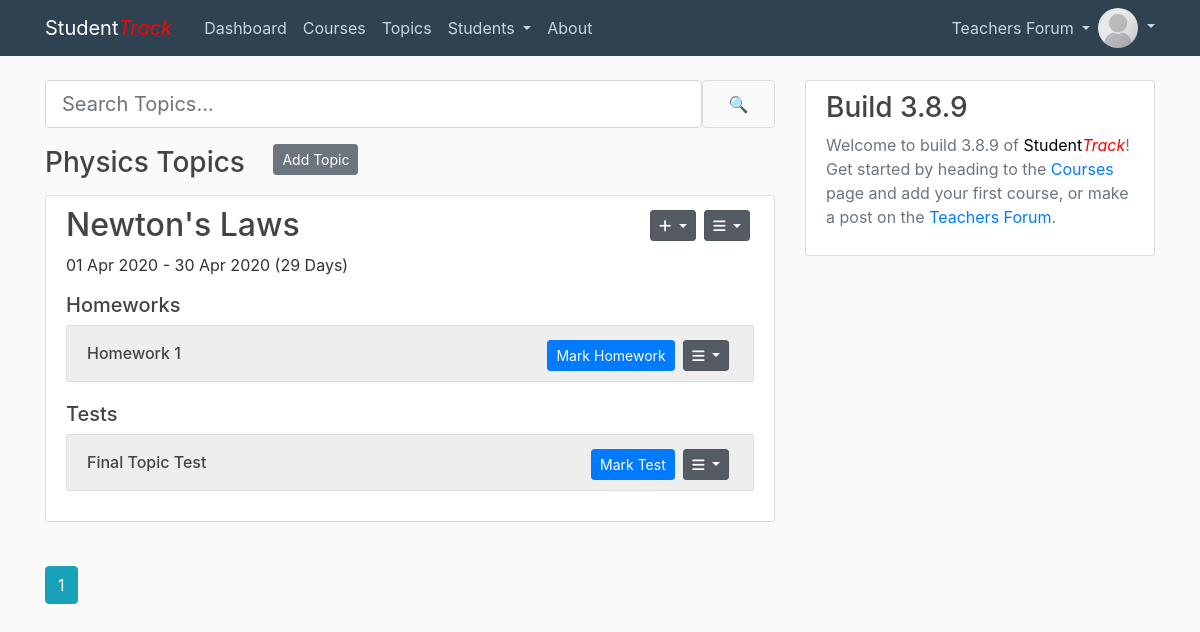
Before: /topics (signed in) with the older database file.
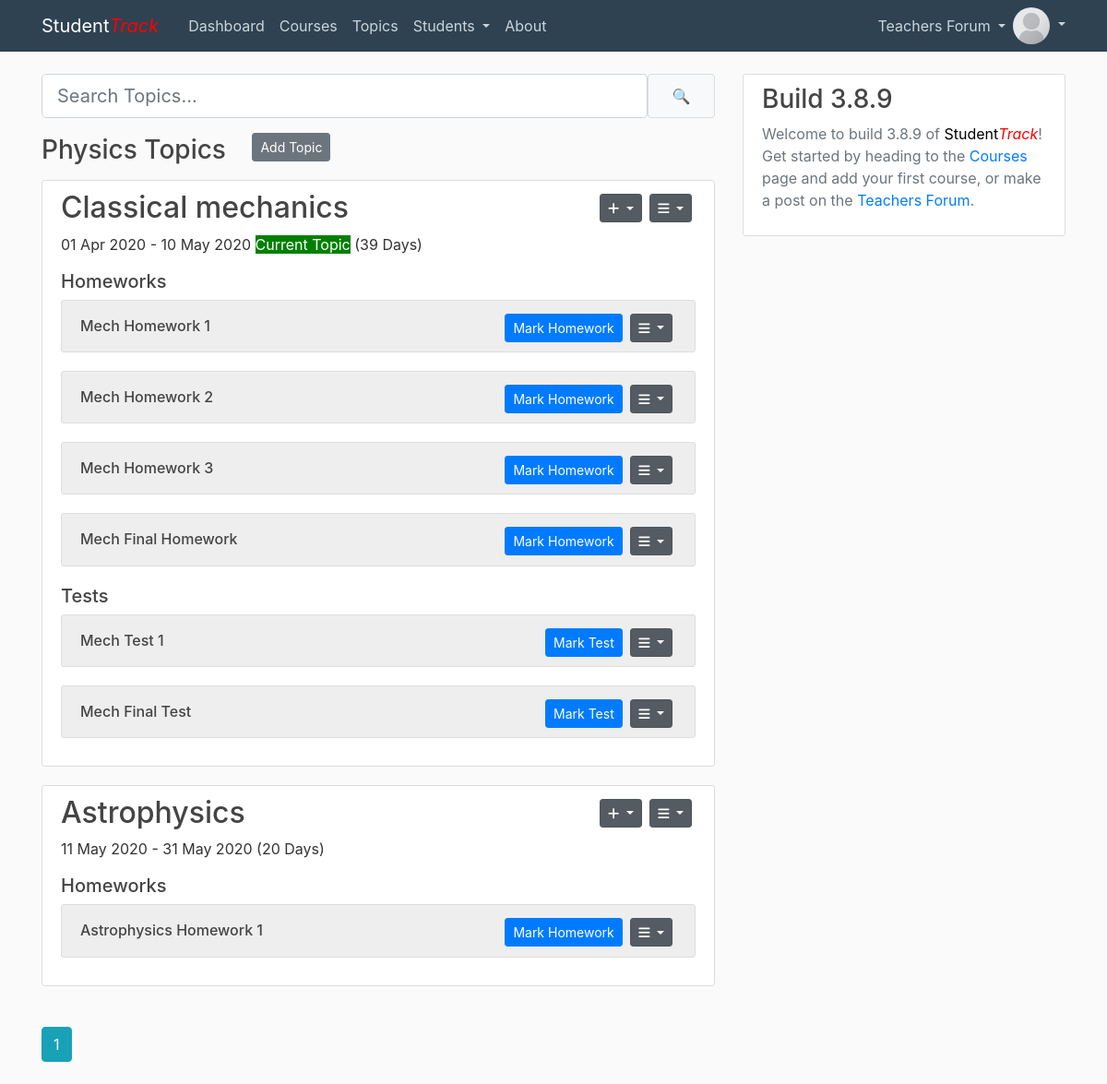
After: the same page with the newer database file.
### projectCode/models.py (models this page shows, shortened)
class User(db.Model, UserMixin):
    id = db.Column(db.Integer, primary_key=True)
    username = db.Column(db.String(20), unique=True, nullable=False)
    email = db.Column(db.String(120), unique=True, nullable=False)
    image_file = db.Column(db.String(20), nullable=False, default='def.png')
    password = db.Column(db.String(60), nullable=False)
    posts = db.relationship('Post', backref='author', lazy=True)
    courses = db.relationship('Course', backref='teacher', lazy=True)
    comments = db.relationship('Comment', backref='commenter', lazy=True)

class Course(db.Model):
    id = db.Column(db.Integer, primary_key=True)
    name = db.Column(db.String(100), nullable=False)
    start_date = db.Column(db.DateTime, default=datetime.utcnow)
    year_num = db.Column(db.Integer, nullable=False)
    grading_system = db.Column(db.String(10), nullable=False)
    user_id = db.Column(db.Integer, db.ForeignKey('user.id'), nullable=False)
    classes = db.relationship('Class', backref='course', lazy=True)
    topics = db.relationship('Topic', backref='course', lazy=True)
    exams = db.relationship('Exam', backref='course', lazy=True)

class Topic(db.Model):
    id = db.Column(db.Integer, primary_key=True)
    name = db.Column(db.String(100), nullable=False)
    course_id = db.Column(db.Integer, db.ForeignKey('course.id'), nullable=False)
    start_date = db.Column(db.DateTime, default=datetime.utcnow)
    end_date = db.Column(db.DateTime)
    homeworks = db.relationship('Homework', backref='topic', lazy=True)
    tests = db.relationship('Test', backref='topic', lazy=True)

class Homework(db.Model):
    id = db.Column(db.Integer, primary_key=True)
    name = db.Column(db.String(100), nullable=False)
    due_date = db.Column(db.DateTime, nullable=False)
    max_mark = db.Column(db.Integer, nullable=False)
    topic_id = db.Column(db.Integer, db.ForeignKey('topic.id'), nullable=False)
    homework_marks = db.relationship('HomeworkMark', backref='homework', lazy=True)

class Test(db.Model):
    id = db.Column(db.Integer, primary_key=True)
    name = db.Column(db.String(100), nullable=False)
    date = db.Column(db.DateTime, nullable=False)
    topic_id = db.Column(db.Integer, db.ForeignKey('topic.id'), nullable=False)
    max_mark = db.Column(db.Integer, nullable=False)
    topic_id = db.Column(db.Integer, db.ForeignKey('topic.id'), nullable=False)
    test_marks = db.relationship('TestMark', backref='test', lazy=True)

### projectCode/routes.py (the view)
@app.route("/topics", methods=['GET', 'POST'])
@login_required
def topics():
    page = request.args.get('page', 1, type=int)
    courses = Course.query.filter_by(teacher=current_user)
    s_form = SearchForm()
    srch = 0
    search_results = []
    if s_form.validate_on_submit():
        print("Search For:", s_form.search_query.data)
        course_ids = [course.id for course in courses.all()]
        search_results = Topic.query.filter(Topic.name.like('%' + s_form.search_query.data + '%'))
        search_results = search_results.filter(Topic.course_id.in_(course_ids))
        srch = 1
    if not len(courses.all()):
        flash(Markup('To add a topic you must first <a href="' + url_for('new_course') + '">add a course</a>.'), 'danger')
    courses = courses.paginate(page=page, per_page=5)
    return render_template('all_topics.html',
                        title="My Topics",
                        courses=courses,
                        user=current_user,
                        today=datetime.now(),
                        s_form=s_form,
                        search_results=search_results,
                        srch=srch)

### projectCode/forms.py
class SearchForm(FlaskForm):
    search_query = StringField('Search', validators=[DataRequired()])
    submit = SubmitField('🔍')

### projectCode/models.py (called while the page is built)
@login_manager.user_loader
def load_user(user_id):
    return User.query.get(int(user_id))

### projectCode/templates/all_topics.html (shortened to what the changed rows need)
{% extends "layout_content.html" %}
{% block content %}
<form method="POST" action="">
    <div class="form-group" style="display:flex;">
    </div>
</form>
{% for course in courses.items %}
    <h3 class="mb-3" style="display: inline-block;">{{ course.name }} Topics</h3>
    <a class="btn btn-secondary btn-sm ml-4 mb-3" style="display: inline-block;" href="{{ url_for('new_topic', course_id=course.id) }}">Add Topic</a>
    {% for topic in course.topics %}
        <article class="media content-section">
          <div class="media-body">
            <div style="display: inline-block">
              <h2><a class="article-title" href="{{ url_for('topic', topic_id=topic.id) }}">{{ topic.name }}</a></h2>
            </div>
            <div style="display: inline-block; float:right;">
              <div style="display: inline-block;" class="dropdown show">
                <a class="btn btn-secondary btn-sm mt-1 mb-1 mr-1 dropdown-toggle" href="#" role="button" id="dropdownMenuLink" data-toggle="dropdown" aria-haspopup="true" aria-expanded="false">
                  <i class='fas fa-plus'></i>
                </a>
              </div>
              <div style="display: inline-block;" class="dropdown show">
                <a class="btn btn-secondary btn-sm mt-1 mb-1 mr-1 dropdown-toggle" href="#" role="button" id="dropdownMenuLink" data-toggle="dropdown" aria-haspopup="true" aria-expanded="false">
                  <i class='fas fa-bars'></i>
                </a>
              </div>
            </div>
            <p>
            {{ topic.start_date.strftime('%d %b %Y') }} - {{ topic.end_date.strftime('%d %b %Y') }}
            {% if topic.start_date < today and topic.end_date > today  %}
            <font color="white" style="background:green;">Current Topic</font>
            {% endif %}
            ({{ (topic.end_date-topic.start_date).days }} Days)
            </p>
            {% if topic.homeworks|length > 0 %}
              <h5>Homeworks</h5>
              {% for homework in topic.homeworks %}
                <article class="content-section" style="background:#eeeeee;">
                    <div style="display: inline-block;">
                    <a href="{{ url_for('homework', homework_id=homework.id) }}"><h6 class="mt-2">{{ homework.name }}</h6></a>
                    </div>
                    <div style="display: inline-block;" class="float-right">
                      <a class="btn btn-primary btn-sm mt-1 mb-1 mr-1" href="{{ url_for('mark_homework', homework_id=homework.id) }}">Mark Homework</a>
                      <div style="display: inline-block;" class="dropdown show">
                        <a class="btn btn-secondary btn-sm mt-1 mb-1 mr-1 dropdown-toggle" href="#" role="button" id="dropdownMenuLink" data-toggle="dropdown" aria-haspopup="true" aria-expanded="false">
                          <i class='fas fa-bars'></i>
                        </a>
                      </div>
                    </div>
                </article>
              {% endfor %}
            {% endif %}
            {% if topic.tests|length > 0 %}
              <h5>Tests</h5>
              {% for test in topic.tests %}
                <article class="content-section" style="background:#eeeeee;">
                    <div style="display: inline-block;">
                    <a href="{{ url_for('test', test_id=test.id) }}"><h6 class="mt-2">{{ test.name }}</h6></a>
                    </div>
                    <div style="display: inline-block;" class="float-right">
                      <a class="btn btn-primary btn-sm mt-1 mb-1 mr-1" href="{{ url_for('mark_test', test_id=test.id) }}">Mark Test</a>
                      <div style="display: inline-block;" class="dropdown show">
                        <a class="btn btn-secondary btn-sm mt-1 mb-1 mr-1 dropdown-toggle" href="#" role="button" id="dropdownMenuLink" data-toggle="dropdown" aria-haspopup="true" aria-expanded="false">
                          <i class='fas fa-bars'></i>
                        </a>
                      </div>
                    </div>
                </article>
              {% endfor %}
            {% endif %}
          </div>
        </article>
    {% endfor %}
    {% endfor %}
    <br>
    {% for page_num in courses.iter_pages(left_edge=1, right_edge=1, left_current=1, right_current=2) %}
      {% if page_num %}
        {% if courses.page == page_num %}
          <a class="btn btn-info mb-4" href="{{ url_for('topics', page=page_num) }}">{{ page_num }}</a>
        {% else %}
          <a class="btn btn-outline-info mb-4" href="{{ url_for('topics', page=page_num) }}">{{ page_num }}</a>
        {% endif %}
      {% else %}
        ...
      {% endif %}
    {% endfor %}
{% endblock content %}

### projectCode/templates/layout_site_main.html (shortened to what this page needs)
<!DOCTYPE html>
<html>
<head>
    <link rel="stylesheet" href="https://maxcdn.bootstrapcdn.com/bootstrap/4.0.0/css/bootstrap.min.css">
    <link rel="stylesheet" type="text/css" href="{{ url_for('static', filename='css/main.css') }}">
</head>
<body>
    <header class="site-header">
      <nav class="navbar navbar-expand-md navbar-dark bg-steel fixed-top">
        <div class="container">
          <a class="navbar-brand mr-4" href="/">Student<font color="red"><em>Track</em></font></a>
          <div class="collapse navbar-collapse" id="navbarToggle">
            <div class="navbar-nav mr-auto">
              {% if current_user.is_authenticated %}
              <a class="nav-item nav-link" href="{{ url_for('dash') }}">Dashboard</a>
              <a class="nav-item nav-link" href="{{ url_for('courses') }}">Courses</a>
              <a class="nav-item nav-link" href="{{ url_for('topics') }}">Topics</a>
              <li class="nav-item dropdown">
                <a class="nav-link dropdown-toggle" href="#" id="navbarDropdown1" role="button" data-toggle="dropdown" aria-haspopup="true" aria-expanded="false">
                  Students
                </a>
              </li>
              {% else %}
              <a class="nav-item nav-link" href="{{ url_for('home') }}">Forum</a>
              {% endif %}
              <a class="nav-item nav-link" href="{{ url_for('about') }}">About</a>
            </div>
            <div class="navbar-nav">
              {% if current_user.is_authenticated %}
              <li class="nav-item dropdown">
                <a class="nav-link dropdown-toggle" href="#" id="navbarDropdown1" role="button" data-toggle="dropdown" aria-haspopup="true" aria-expanded="false">
                  Teachers Forum
                </a>
              </li>
              <li class="nav-item dropdown">
                <a class="nav-link dropdown-toggle p-0" href="#" id="navbarDropdown1" role="button" data-toggle="dropdown" aria-haspopup="true" aria-expanded="false">
                  <img class="rounded-circle nav-img dropdown-toggle" src="{{ url_for('static', filename='profile_pics/' + current_user.image_file) }}">
                </a>
              </li>
              {% else %}
              <a class="nav-item nav-link" href="{{ url_for('login') }}">Login</a>
              <a class="nav-item nav-link" href="{{ url_for('register') }}">Register</a>
              {% endif %}
            </div>
          </div>
        </div>
      </nav>
    </header>
    {% block sublayout %}{% endblock %}
</body>
</html>

Changed rows visible on the page:
removed Test: name "Final Topic Test", shown under Topic "Newton's Laws"
changed User: image_file: a different picture
changed Topic: name "Newton's Laws" → "Classical mechanics"; end_date "30 Apr 2020" → "10 May 2020"; (topic.end_date-topic.start_date).days "29" → "39"; now shows "Current Topic"
changed Homework: name "Homework 1" → "Mech Homework 1"
added Homework: name "Mech Homework 2", shown under Topic "Classical mechanics"
added Homework: name "Mech Homework 3", shown under Topic "Classical mechanics"
added Homework: name "Mech Final Homework", shown under Topic "Classical mechanics"
added Test: name "Mech Test 1", shown under Topic "Classical mechanics"
added Test: name "Mech Final Test", shown under Topic "Classical mechanics"
added Topic: name "Astrophysics", start_date "11 May 2020", end_date "31 May 2020", (topic.end_date-topic.start_date).days "20"
added Homework: name "Astrophysics Homework 1", shown under "Astrophysics"
